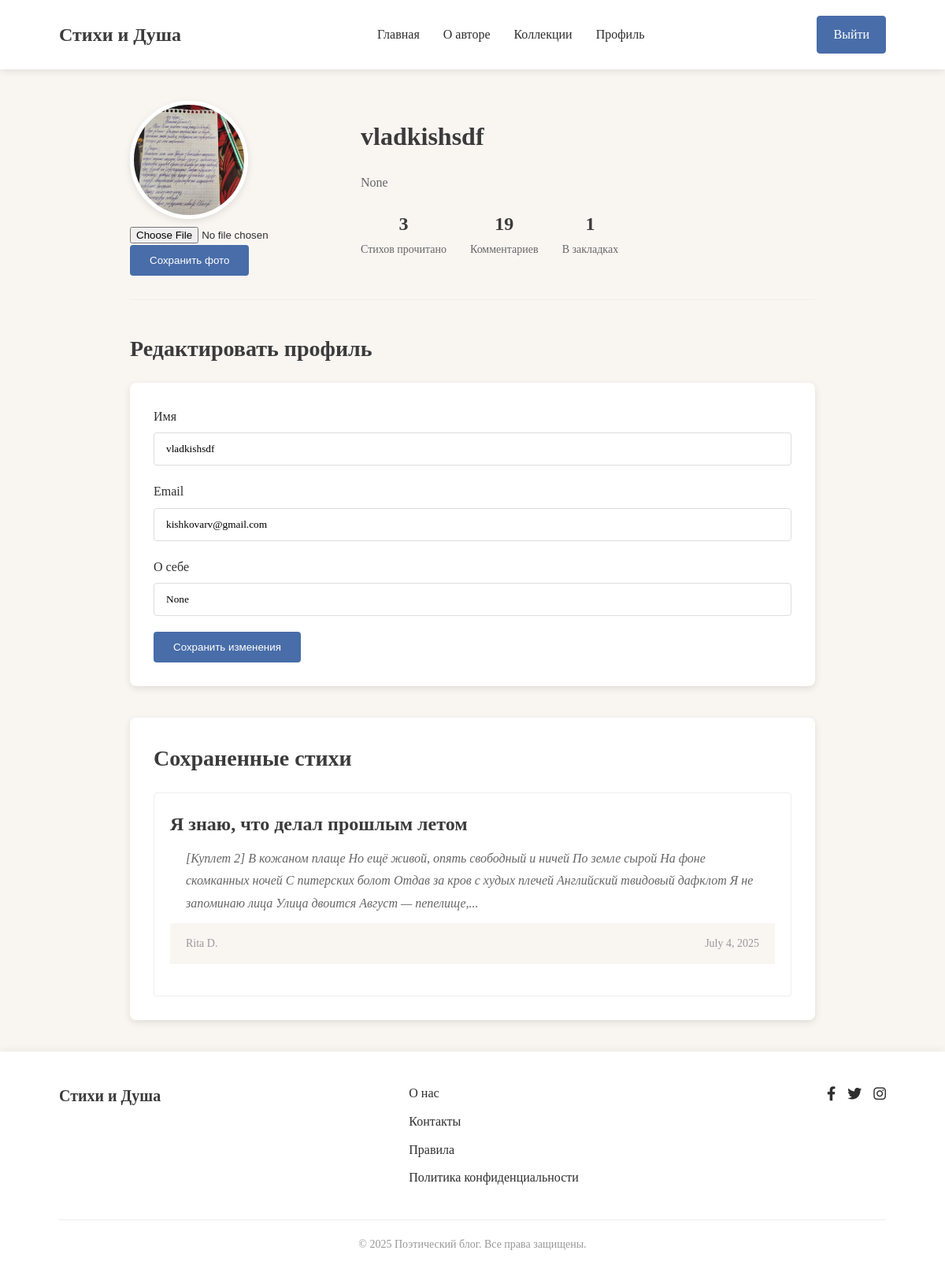
The page /users/profile/ (signed in) on the database its author committed.
### users/models.py (models this page shows)
class User(AbstractUser):
    image = models.ImageField(upload_to='avatars/', blank=True, null=True, default='avatars/author.jpg')
    about_me = models.TextField(null=True, blank=True)

### show/models.py (models this page shows, shortened)
class SavePoem(models.Model):
    poem = models.ForeignKey(to=Poem, on_delete=models.CASCADE, related_name='save_poems')
    user = models.ForeignKey(to=User, on_delete=models.CASCADE, related_name='save_poems')

class Poem(models.Model):
    title = models.CharField(max_length=120)
    text = models.TextField()
    category = models.ForeignKey(to=Category, on_delete=models.CASCADE, related_name='poems')
    date_public = models.DateTimeField(auto_now_add=True)
    like = models.ManyToManyField(to=User, related_name="poems", blank=True)
    reads = models.ManyToManyField(to=User, related_name="reads")
    def text_poem(self):
        dot = self.text.count('.')
        if dot > 1:
            total = self.text.find('.')
            total_str = self.text.find('.', total + 1)
            return f"{self.text[0:total_str + 1]}..."
        else:
            return self.text

### users/views.py (the view)
# urls.py: path('profile/', views.profile, name="profile"),
@login_required
def profile(request):
    if request.method == "POST":
        form = ProfileForm(request.POST, request.FILES, instance=request.user)
        if form.is_valid():
            form.save()
            return redirect('index')
    else:
        form = ProfileForm(instance=request.user)
    context = {
        'form' : form,
        'save_poems' : SavePoem.objects.filter(user=request.user)
    }
    return render(request, 'users/profile.html', context)

### users/forms.py
class ProfileForm(UserChangeForm):
    username = forms.CharField(widget=forms.TextInput())
    email = forms.EmailField(widget=forms.EmailInput(attrs={
        'readonly' : True
    }))
    about_me = forms.CharField(widget=forms.TextInput())
    image = forms.ImageField(widget=forms.FileInput())
    class Meta:
        model = User
        fields = ('username', 'email', 'about_me', 'image')

### users/templates/users/profile.html (shortened to what this page needs)
{% extends "users/base.html" %}
{% load static %}
{% block main %}
    <main class="main profile-page">
        <div class="container">
            <section class="profile-header">
                <div class="profile-avatar">
                    <img
                    src="{{ user.image.url }}"
                    alt="Аватар пользователя">
                <form action="{% url 'users:profile' %}" method="POST" enctype="multipart/form-data">
                    <div class="block_change">{{ form.image }}</div>
                    <button type="submit" class="btn btn-save">Сохранить фото</button>
                </form>
                </div>
                <div class="profile-info">
                    <h1>{{ user.username }}</h1>
                    <p class="profile-bio">{% if user.about_me %}{{ user.about_me }}{% else %}О себе{% endif %}</p>
                    <div class="profile-stats">
                        <div class="stat">
                            <span class="stat-number">{{ user.reads.all.count }}</span>
                            <span class="stat-label">Стихов прочитано</span>
                        </div>
                        <div class="stat">
                            <span class="stat-number">{{ user.comment.count }}</span>
                            <span class="stat-label">Комментариев</span>
                        </div>
                        <div class="stat">
                            <span class="stat-number">{{ user.save_poems.count }}</span>
                            <span class="stat-label">В закладках</span>
                        </div>
                    </div>
                </div>
            </section>
            <section class="profile-edit">
                <h2>Редактировать профиль</h2>
                <form class="edit-form" action="{% url "users:profile" %}" method="POST">
                    <div class="form-group">
                        <label for="{{ form.username.id_for_label }}">Имя</label>
                        {{ form.username }}
                    </div>
                    <div class="form-group">
                        <label for="{{ form.email.id_for_label }}">Email</label>
                        {{ form.email }}
                    </div>
                    <div class="form-group">
                        <label for="{{ form.about_me.id_for_label }}">О себе</label>
                        {{ form.about_me }}
                    </div>
                    <button type="submit" class="btn btn-save">Сохранить изменения</button>
                </form>
            </section>
            <section class="favorite-poems">
                <h2>Сохраненные стихи</h2>
                <div class="poem-list">
                    {% for poem in save_poems %}
                        <div class="poem-item">
                            <h3><a href="{% url "show:poem" poem.poem.id %}">{{ poem.poem.title }}</a></h3>
                            <p class="poem-excerpt">{{ poem.poem.text_poem }}...</p>
                            <div class="poem-meta">
                                <span class="author">Rita D.</span>
                                <span class="date">{{ poem.poem.date_public.date }}</span>
                            </div>
                        </div>
                    {% endfor %}
                </div>
            </section>
        </div>
    </main>
{% endblock main %}

### frontend/css/style.css (style rules this page uses)
:root { --bg-color: #F9F6F2; --text-color: #2E2E2E; --heading-color: #3B3B3B; --accent-color: #C18C5D; --button-color: #486DA9; --category-color: #E7D8C1; }
* { margin: 0; padding: 0; box-sizing: border-box; }
body { font-family: 'Georgia', serif; background-color: var(--bg-color); color: var(--text-color); line-height: 1.6; }
a { text-decoration: none; color: var(--button-color); transition: color 0.3s; }
img { max-width: 100%; height: auto; }
.container { width: 90%; max-width: 1200px; margin: 0 auto; padding: 0 15px; }
.btn { display: inline-block; padding: 10px 20px; border-radius: 4px; font-weight: 500; transition: all 0.3s; }
.main { padding: 40px 0; }
h1, h2, h3, h4 { color: var(--heading-color); margin-bottom: 20px; font-weight: 600; }
h1 { font-size: 32px; }
h2 { font-size: 28px; }
h3 { font-size: 24px; }
.poem-meta { display: flex; justify-content: space-between; padding: 15px 20px; background-color: var(--bg-color); font-size: 14px; color: #666; }
.poem-excerpt { padding: 0 20px; margin-bottom: 20px; color: var(--text-color); line-height: 1.8; }
.poem-meta { margin-bottom: 20px; }
.profile-page { max-width: 1000px; margin: 0 auto; }
.profile-header { display: flex; align-items: center; gap: 40px; margin-bottom: 40px; padding-bottom: 30px; border-bottom: 1px solid #eee; }
.profile-avatar img { width: 150px; height: 150px; border-radius: 50%; object-fit: cover; border: 5px solid white; box-shadow: 0 3px 10px rgba(0, 0, 0, 0.1); }
.profile-bio { color: #666; margin-bottom: 20px; }
.profile-stats { display: flex; gap: 30px; }
.stat { text-align: center; }
.stat-number { display: block; font-size: 24px; font-weight: 600; color: var(--heading-color); }
.stat-label { font-size: 14px; color: #666; }
.edit-form { background-color: white; padding: 30px; border-radius: 8px; box-shadow: 0 3px 10px rgba(0, 0, 0, 0.1); margin-bottom: 40px; }
.form-group { margin-bottom: 20px; }
.form-group label { display: block; margin-bottom: 8px; font-weight: 500; }
.form-group input, .form-group textarea { width: 100%; padding: 12px 15px; border: 1px solid #ddd; border-radius: 4px; font-family: inherit; }
.btn-save { background-color: var(--button-color); color: white; border: none; padding: 12px 25px; }
.favorite-poems { background-color: white; padding: 30px; border-radius: 8px; box-shadow: 0 3px 10px rgba(0, 0, 0, 0.1); }
.poem-list { display: grid; gap: 20px; }
.poem-item { padding: 20px; border: 1px solid #eee; border-radius: 4px; }
.poem-item h3 { margin-bottom: 10px; }
.poem-item h3 a { color: var(--heading-color); }
.poem-excerpt { color: #666; margin-bottom: 10px; font-style: italic; }
.poem-meta { font-size: 14px; color: #999; }
.poem-meta .author { margin-right: 15px; }
.poem-card, .poem-full, .comment, .profile-header, .auth-form-container { animation: fadeIn 0.6s ease-out forwards; }
.btn { transition: all 0.3s ease; }

### rows shown on the page
User: image (picture), username "vladkishsdf", about_me "None", reads.all.count "3", comment.count "19", save_poems.count "1", email "kishkovarv@gmail.com"
SavePoem: poem "Я знаю, что делал прошлым летом", poem.text_poem "[Куплет 2] В кожаном плаще Но ещё живой, опять свободный и ничей По земле сырой На фоне скомканных ночей С питерских болот Отдав за кров с худых плечей Английский твидовый дафклот Я не запоминаю лица Улица двоится Август — пепелище,", poem.date_public "July 4, 2025"
